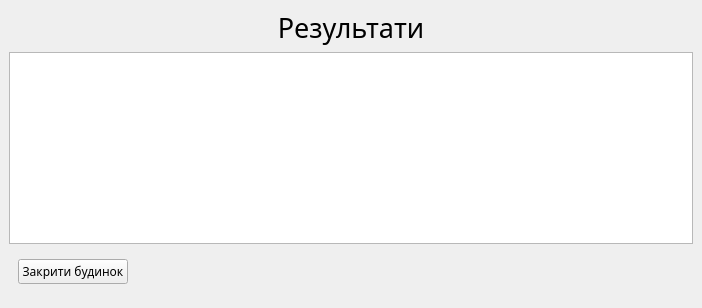
         <widget class="QWidget" name="page_2">
          <layout class="QGridLayout" name="gridLayout_3">
           <property name="leftMargin">
            <number>0</number>
           </property>
           <property name="topMargin">
            <number>0</number>
           </property>
           <property name="rightMargin">
            <number>0</number>
           </property>
           <property name="bottomMargin">
            <number>0</number>
           </property>
           <property name="spacing">
            <number>0</number>
           </property>
           <item row="1" column="0">
            <widget class="QWidget" name="widget_5" native="true">
             <layout class="QVBoxLayout" name="verticalLayout_6">
              <item>
               <widget class="QLabel" name="results_label">
                <property name="font">
                 <font>
                  <family>Century Gothic</family>
                  <pointsize>20</pointsize>
                 </font>
                </property>
                <property name="text">
                 <string>Результати</string>
                </property>
                <property name="alignment">
                 <set>Qt::AlignCenter</set>
                </property>
               </widget>
              </item>
              <item>
               <widget class="QTableView" name="tableView"/>
              </item>
              <item>
               <widget class="QWidget" name="widget" native="true">
                <property name="maximumSize">
                 <size>
                  <width>16777215</width>
                  <height>50</height>
                 </size>
                </property>
                <layout class="QGridLayout" name="gridLayout_8">
                 <item row="0" column="0">
                  <widget class="QPushButton" name="back_button_results">
                   <property name="minimumSize">
                    <size>
                     <width>100</width>
                     <height>20</height>
                    </size>
                   </property>
                   <property name="font">
                    <font>
                     <family>Century Gothic</family>
                    </font>
                   </property>
                   <property name="text">
                    <string>Закрити будинок</string>
                   </property>
                  </widget>
                 </item>
                 <item row="0" column="1" rowspan="2">
                  <spacer name="horizontalSpacer">
                   <property name="orientation">
                    <enum>Qt::Horizontal</enum>
                   </property>
                   <property name="sizeHint" stdset="0">
                    <size>
                     <width>556</width>
                     <height>29</height>
                    </size>
                   </property>
                  </spacer>
                 </item>
                </layout>
               </widget>
              </item>
             </layout>
            </widget>
           </item>
          </layout>
         </widget>
